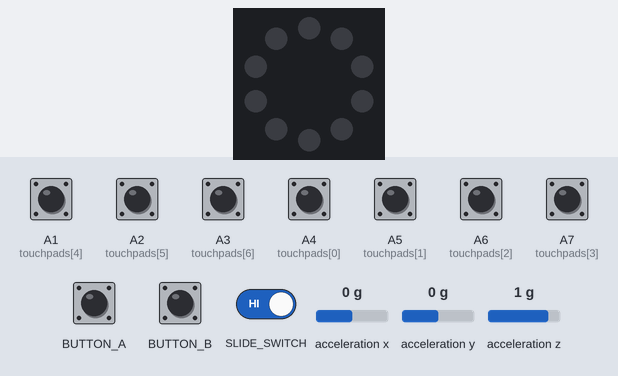
This program was run on a simulated Circuit Playground running CircuitPython. Parts: the board's ring of 10 RGB LEDs (number 0 left of the top, counting anticlockwise). The inputs (shaded band) are chosen by the test bench; at power-on: A1 (touchpads[4]), A2 (touchpads[5]), A3 (touchpads[6]), A4 (touchpads[0]), A5 (touchpads[1]), A6 (touchpads[2]), A7 (touchpads[3]) LOW, acceleration x 0 g, acceleration y 0 g, acceleration z 1 g. Dim RGB values are drawn brighter than linear; MIDI messages are not drawn; touch pads read as touched when driven HIGH.

Above: at 1.2 s.
1.3 s: A1 (touchpads[4]) pulled HIGH for 0.15 s
At 1.37 s:
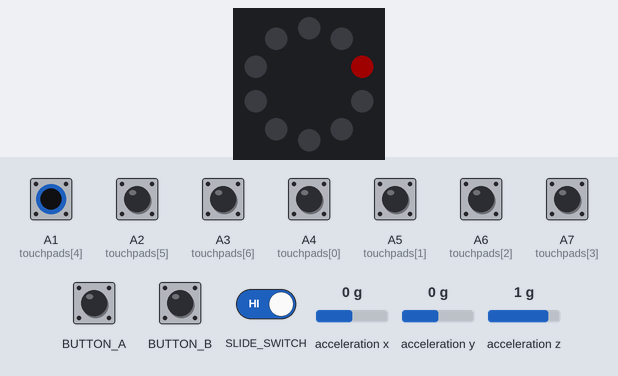
2.9 s: A3 (touchpads[6]) pulled HIGH for 0.15 s
At 2.97 s:
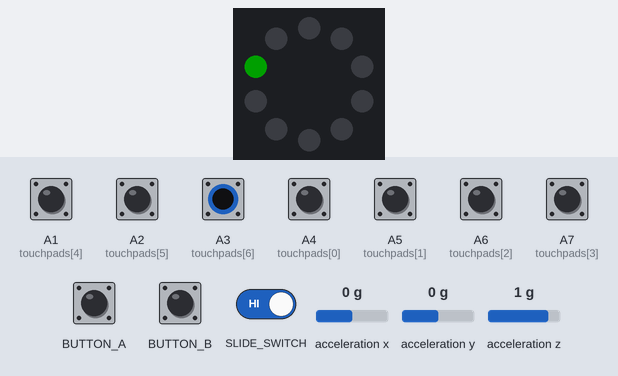
4.5 s: button A pressed for 0.15 s
At 4.64 s:
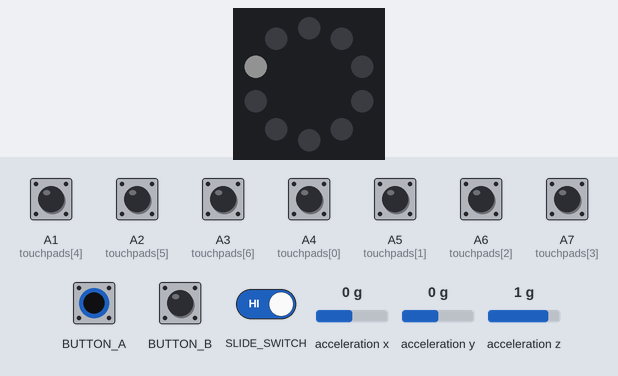
6.2 s: A2 (touchpads[5]) pulled HIGH for 0.15 s
At 6.27 s:
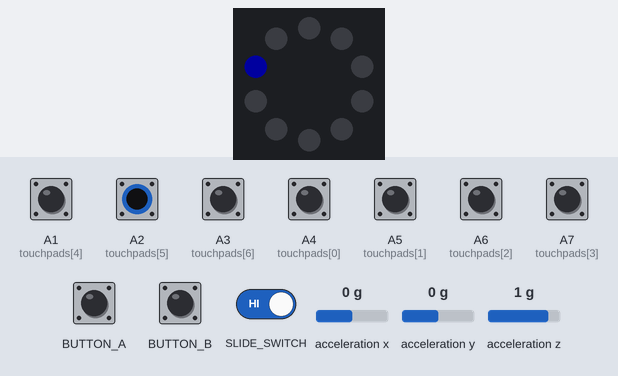
7.8 s: A4 (touchpads[0]) pulled HIGH for 0.15 s
At 7.87 s:
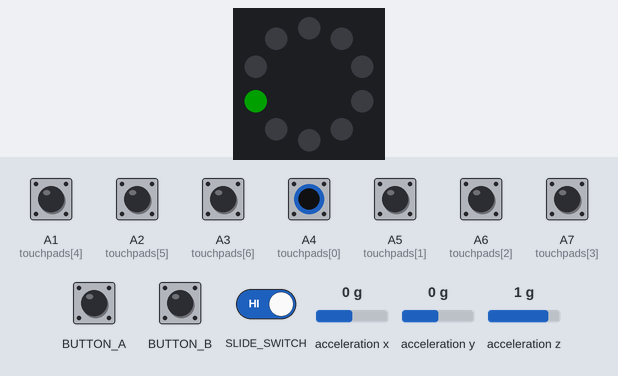
9.4 s: A5 (touchpads[1]) pulled HIGH for 0.15 s
At 9.47 s:
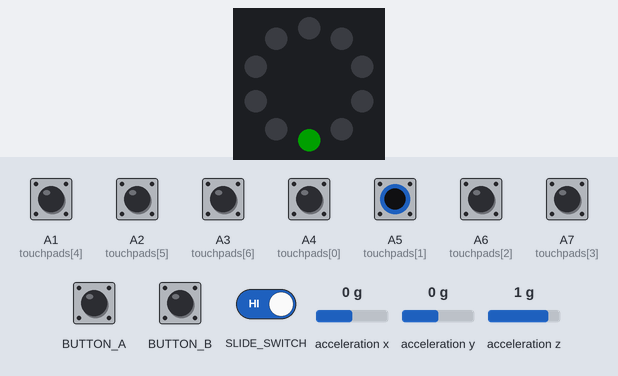
Timing chart, 0 to 12.0 s (numbered marks = the images above; inputs shaded):
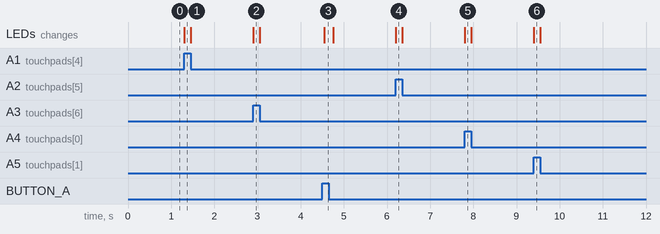

The program:

cpx-expressive-midi-controller.py
```python
### cpx-expressive-midi-controller v1.2
### CircuitPython (on CPX) MIDI controller using the seven touch pads
### and accelerometer for modulation (cc1) and pitch bend
### Left button adjusts octave (switch left) or semitone (switch right)
### Right button adjusts scale, major or chromatic
### Switch right also disables pitch bend and modulation

### Tested with CPX and CircuitPython and 4.0.0-beta.5

### Needs recent adafruit_midi module

### copy this file to CPX as code.py

### MIT License

### Copyright (c) 2019 Kevin J. Walters

### Permission is hereby granted, free of charge, to any person obtaining a copy
### of this software and associated documentation files (the "Software"), to deal
### in the Software without restriction, including without limitation the rights
### to use, copy, modify, merge, publish, distribute, sublicense, and/or sell
### copies of the Software, and to permit persons to whom the Software is
### furnished to do so, subject to the following conditions:

### The above copyright notice and this permission notice shall be included in all
### copies or substantial portions of the Software.

### THE SOFTWARE IS PROVIDED "AS IS", WITHOUT WARRANTY OF ANY KIND, EXPRESS OR
### IMPLIED, INCLUDING BUT NOT LIMITED TO THE WARRANTIES OF MERCHANTABILITY,
### FITNESS FOR A PARTICULAR PURPOSE AND NONINFRINGEMENT. IN NO EVENT SHALL THE
### AUTHORS OR COPYRIGHT HOLDERS BE LIABLE FOR ANY CLAIM, DAMAGES OR OTHER
### LIABILITY, WHETHER IN AN ACTION OF CONTRACT, TORT OR OTHERWISE, ARISING FROM,
### OUT OF OR IN CONNECTION WITH THE SOFTWARE OR THE USE OR OTHER DEALINGS IN THE
### SOFTWARE.

import time

import digitalio
import touchio
import busio
import board
import usb_midi
import neopixel

import adafruit_lis3dh
import adafruit_midi

from adafruit_midi.note_on          import NoteOn
from adafruit_midi.control_change   import ControlChange
from adafruit_midi.pitch_bend       import PitchBend

# MIDI defines middle C as 60 and modulation wheel is cc 1 by convention
midi_note_C4 = 60
midi_cc_modwheel = const(1)

# 0x19 is the i2c address of the onboard accelerometer
acc_i2c = busio.I2C(board.ACCELEROMETER_SCL, board.ACCELEROMETER_SDA)
acc_int1 = digitalio.DigitalInOut(board.ACCELEROMETER_INTERRUPT)
acc = adafruit_lis3dh.LIS3DH_I2C(acc_i2c, address=0x19, int1=acc_int1)
acc.range = adafruit_lis3dh.RANGE_2_G
acc.data_rate = adafruit_lis3dh.DATARATE_10_HZ

# brightness 1.0 saves memory by removing need for a second buffer
# 10 is number of NeoPixels on CPX
numpixels = const(10)
pixels = neopixel.NeoPixel(board.NEOPIXEL, numpixels, brightness=1.0)

# Turn NeoPixel on to represent a note using RGB x 10
# to represent 30 notes - doesn't do anything with pitch bend
def noteLED(pix, pnote, pvel):
    note30 = (pnote - midi_note_C4) % (3 * numpixels)
    pos = note30 % numpixels
    r, g, b = pix[pos]
    if pvel == 0:
        brightness = 0
    else:
        # max brightness will be 32
        brightness = round(pvel / 127 * 30 + 2)
    # Pick R/G/B based on range within the 30 notes
    if note30 < 10:
        r = brightness
    elif note30 < 20:
        g = brightness
    else:
        b = brightness
    pix[pos] = (r, g, b)

# white pulse used to indicate octave changes
flashbrightness = 20
def flashLED(pix, position):
    pos = position % numpixels
    t1 = time.monotonic()
    oldcolour = pix[pos]
    while time.monotonic() - t1 < 0.25:
        for i in range(0, flashbrightness, 2):
            pix[pos] = (i, i, i)
        for i in range(flashbrightness, 0, -2):
            pix[pos] = (i, i, i)
    pix[pos] = oldcolour

midi_channel = 1
midi = adafruit_midi.MIDI(midi_out=usb_midi.ports[1],
                          out_channel=midi_channel-1)

# CPX counter-clockwise order of touch capable pads (i.e. not A0)
pads = [board.A4,
        board.A5,
        board.A6,
        board.A7,
        board.A1,
        board.A2,
        board.A3]

# The touch pads calibrate themselves as they are created, just once here
touchpads = [touchio.TouchIn(pad) for pad in pads]
del pads  # done with that

pb_midpoint = 8192
pitch_bend_value = pb_midpoint  # mid point - no bend
min_pb_change = 250

mod_wheel = 0
min_mod_change = 5

# button A is on left (usb at top
button_left = digitalio.DigitalInOut(board.BUTTON_A)
button_left.switch_to_input(pull=digitalio.Pull.DOWN)
button_right = digitalio.DigitalInOut(board.BUTTON_B)
button_right.switch_to_input(pull=digitalio.Pull.DOWN)
switch_left = digitalio.DigitalInOut(board.SLIDE_SWITCH)
switch_left.switch_to_input(pull=digitalio.Pull.UP)

# some example scales in semitones
scale_st = {"major": [0, 2, 4, 5, 7, 9, 11],
            "chromatic": [0, 1, 2, 3, 4, 5, 6]}
scales = ["major", "chromatic"]
scale_idx = 0
base_note = midi_note_C4  # C4 middle C

def make_scale(scale_name):
    return [semitone_offset + base_note
            for semitone_offset in scale_st[scale_name]]

midi_notes = make_scale(scales[scale_idx])
keydown = [False] * 7

velocity = 127
min_octave = -3
max_octave = +3
octave = 0
min_semitone = -11
max_semitone = +11
semitone = 0

# 1/10 = 10 Hz - review data_rate setting if this is changed
acc_read_t = time.monotonic()
acc_read_period = 1/10
# For accelerometer do nothing between 0 and 1.3 (ms-2)
acc_nullzone = 1.3
acc_range = 4.0

# Convert an accelerometer reading
# from min_msm2 to min_msm2+range to an int from 0 to value_range
# or return 0 or value_range outside those values
# The conversion is applied "symmetrically" to negative numbers
def scale_acc(acc_msm2, min_msm2, range_msm2, value_range):
    if acc_msm2 >= 0.0:
        sign_a_m = 1
        magn_acc_msm2 = acc_msm2
    else:
        sign_a_m = -1
        magn_acc_msm2 = abs(acc_msm2)

    adj_msm2 = magn_acc_msm2 - min_msm2

    # deal with out of bounds values else scale value
    # pylint: disable=no-else-return
    if adj_msm2 <= 0:
        return 0
    elif adj_msm2 >= range_msm2:
        return sign_a_m * value_range
    else:
        return sign_a_m * round(adj_msm2 / range_msm2 * value_range)

# Scan each pad and look for changes by comparing
# with keystate stored in keydown boolean list
# and send note on/off messages accordingly
# Send pitch bend and mod wheel cc based on tilt from accelerometer
# Change octave and semitone based on buttons
while True:
    for idx, touchpad in enumerate(touchpads):
        if touchpad.value != keydown[idx]:
            keydown[idx] = touchpad.value
            # 12 semitones in an octave
            note = midi_notes[idx] + octave * 12 + semitone
            if keydown[idx]:
                midi.send(NoteOn(note, velocity))
                noteLED(pixels, note, velocity)
            else:
                midi.send(NoteOn(note, 0))  # Using note on 0 for off
                noteLED(pixels, note, 0)

    # Perform rate limited checks on the accelerometer
    # if switch is to left
    now_t = time.monotonic()
    if switch_left.value and now_t - acc_read_t > acc_read_period:
        acc_read_t = time.monotonic()
        ax, ay, az = acc.acceleration

        # scale from 0 to 127 (maximum cc 7bit value)
        new_mod_wheel = abs(scale_acc(ay, acc_nullzone, acc_range, 127))
        if (abs(new_mod_wheel - mod_wheel) > min_mod_change
                or (new_mod_wheel == 0 and mod_wheel != 0)):
            midi.send(ControlChange(midi_cc_modwheel, new_mod_wheel))
            mod_wheel = new_mod_wheel

        # scale from 0 to +/- 8191 (almost maximum signed 14bit values)
        new_pitch_bend_value = (pb_midpoint
                                - scale_acc(ax, acc_nullzone, acc_range,
                                            pb_midpoint - 1))
        if (abs(new_pitch_bend_value - pitch_bend_value) > min_pb_change
                or (new_pitch_bend_value == pb_midpoint
                    and pitch_bend_value != pb_midpoint)):
            midi.send(PitchBend(new_pitch_bend_value))
            pitch_bend_value = new_pitch_bend_value

    # left button increase octave / semitones shift based on switch
    # does not currently clear playing notes (buglet)
    if button_left.value:
        if switch_left.value:
            octave += 1
            if octave > max_octave:
                octave = min_octave
            flashLED(pixels, octave)
        else:
            semitone += 1
            if semitone > max_semitone:
                semitone = min_semitone
            # semitone range is more than number of pixels!
            flashLED(pixels, semitone)

        while button_left.value:
            pass  # wait for button up

    # right button cycles through scales
    if button_right.value:
        scale_idx += 1
        if scale_idx >= len(scales):
            scale_idx = 0
        flashLED(pixels, scale_idx)
        midi_notes = make_scale(scales[scale_idx])

        while button_right.value:
            pass  # wait for button up
```

Measured:
- after the input at 1.3 s, the LEDs: change at once (image 1)
- after the input at 2.9 s, the LEDs: change at once (image 2)
- after the input at 4.5 s, the LEDs: change at once (image 3)
- after the input at 6.2 s, the LEDs: change at once (image 4)
- after the input at 7.8 s, the LEDs: change at once (image 5)
- after the input at 9.4 s, the LEDs: change at once (image 6)
